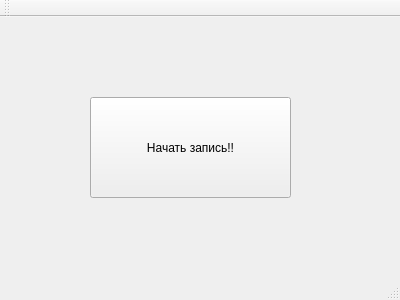
<?xml version="1.0" encoding="UTF-8"?>
<ui version="4.0">
 <class>MainWindow</class>
 <widget class="QMainWindow" name="MainWindow">
  <property name="geometry">
   <rect>
    <x>0</x>
    <y>0</y>
    <width>400</width>
    <height>300</height>
   </rect>
  </property>
  <property name="windowTitle">
   <string>Увидеть заключение</string>
  </property>
  <widget class="QWidget" name="centralWidget">
   <widget class="QPushButton" name="pognali">
    <property name="geometry">
     <rect>
      <x>90</x>
      <y>80</y>
      <width>201</width>
      <height>101</height>
     </rect>
    </property>
    <property name="text">
     <string>Начать запись!!</string>
    </property>
   </widget>
  </widget>
  <widget class="QMenuBar" name="menuBar">
   <property name="geometry">
    <rect>
     <x>0</x>
     <y>0</y>
     <width>400</width>
     <height>26</height>
    </rect>
   </property>
  </widget>
  <widget class="QToolBar" name="mainToolBar">
   <attribute name="toolBarArea">
    <enum>TopToolBarArea</enum>
   </attribute>
   <attribute name="toolBarBreak">
    <bool>false</bool>
   </attribute>
  </widget>
  <widget class="QStatusBar" name="statusBar"/>
 </widget>
 <layoutdefault spacing="6" margin="11"/>
 <resources/>
 <connections/>
</ui>
